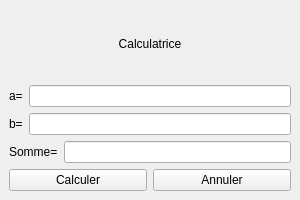
<?xml version="1.0" encoding="UTF-8"?>
<ui version="4.0">
 <class>MainWindow</class>
 <widget class="QMainWindow" name="MainWindow">
  <property name="geometry">
   <rect>
    <x>0</x>
    <y>0</y>
    <width>300</width>
    <height>200</height>
   </rect>
  </property>
  <property name="windowTitle">
   <string>Calculatrice</string>
  </property>
  <widget class="QWidget" name="centralwidget">
   <layout class="QVBoxLayout">
    <item>
     <widget class="QLabel" name="label">
      <property name="text">
       <string>Calculatrice</string>
      </property>
      <property name="alignment">
       <set>Qt::AlignmentFlag::AlignCenter</set>
      </property>
     </widget>
    </item>
    <item>
     <layout class="QHBoxLayout">
      <item>
       <widget class="QLabel" name="label">
        <property name="text">
         <string>a=</string>
        </property>
       </widget>
      </item>
      <item>
       <widget class="QLineEdit" name="aLineEdit"/>
      </item>
     </layout>
    </item>
    <item>
     <layout class="QHBoxLayout">
      <item>
       <widget class="QLabel" name="label">
        <property name="text">
         <string>b=</string>
        </property>
       </widget>
      </item>
      <item>
       <widget class="QLineEdit" name="bLineEdit"/>
      </item>
     </layout>
    </item>
    <item>
     <layout class="QHBoxLayout">
      <item>
       <widget class="QLabel" name="label">
        <property name="text">
         <string>Somme=</string>
        </property>
       </widget>
      </item>
      <item>
       <widget class="QLineEdit" name="sommeLineEdit">
        <property name="readOnly">
         <bool>true</bool>
        </property>
       </widget>
      </item>
     </layout>
    </item>
    <item>
     <layout class="QHBoxLayout">
      <item>
       <widget class="QPushButton" name="calculerButton">
        <property name="text">
         <string>Calculer</string>
        </property>
       </widget>
      </item>
      <item>
       <widget class="QPushButton" name="annulerButton">
        <property name="text">
         <string>Annuler</string>
        </property>
       </widget>
      </item>
     </layout>
    </item>
   </layout>
  </widget>
 </widget>
 <resources/>
 <connections/>
</ui>
